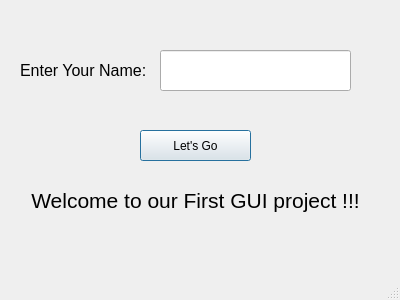
<?xml version="1.0" encoding="UTF-8"?>
<ui version="4.0">
 <class>geeting</class>
 <widget class="QDialog" name="geeting">
  <property name="geometry">
   <rect>
    <x>0</x>
    <y>0</y>
    <width>400</width>
    <height>300</height>
   </rect>
  </property>
  <property name="windowTitle">
   <string>Dialog</string>
  </property>
  <property name="sizeGripEnabled">
   <bool>true</bool>
  </property>
  <widget class="QLabel" name="lName">
   <property name="geometry">
    <rect>
     <x>20</x>
     <y>60</y>
     <width>131</width>
     <height>21</height>
    </rect>
   </property>
   <property name="font">
    <font>
     <pointsize>12</pointsize>
    </font>
   </property>
   <property name="text">
    <string comment="names" extracomment="name">Enter Your Name:</string>
   </property>
   <property name="scaledContents">
    <bool>true</bool>
   </property>
  </widget>
  <widget class="QLabel" name="label">
   <property name="geometry">
    <rect>
     <x>30</x>
     <y>180</y>
     <width>331</width>
     <height>41</height>
    </rect>
   </property>
   <property name="font">
    <font>
     <pointsize>16</pointsize>
    </font>
   </property>
   <property name="text">
    <string>Welcome to our First GUI project !!! </string>
   </property>
   <property name="alignment">
    <set>Qt::AlignCenter</set>
   </property>
   <property name="wordWrap">
    <bool>true</bool>
   </property>
  </widget>
  <widget class="QPushButton" name="pushButton_go">
   <property name="geometry">
    <rect>
     <x>140</x>
     <y>130</y>
     <width>111</width>
     <height>31</height>
    </rect>
   </property>
   <property name="text">
    <string>Let's Go</string>
   </property>
  </widget>
  <widget class="QLineEdit" name="lineEdit_name">
   <property name="geometry">
    <rect>
     <x>160</x>
     <y>50</y>
     <width>191</width>
     <height>41</height>
    </rect>
   </property>
   <property name="font">
    <font>
     <pointsize>16</pointsize>
    </font>
   </property>
   <property name="text">
    <string/>
   </property>
  </widget>
 </widget>
 <resources/>
 <connections/>
</ui>
